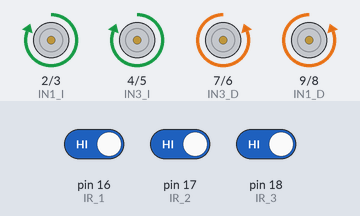
The sketch below on a simulated Arduino Uno, built with avr-gcc and run on an emulated ATmega328P. Parts: motor-driver pin pairs drawn as motors (green arrow = first pin HIGH = forward, orange = second pin HIGH = backward, longer = more drive). The inputs (shaded band) are chosen by the test bench; at power-on: pin 16 (IR_1) HIGH, pin 17 (IR_2) HIGH, pin 18 (IR_3) HIGH.

Above: at 4.95 s.
At 5.55 s:
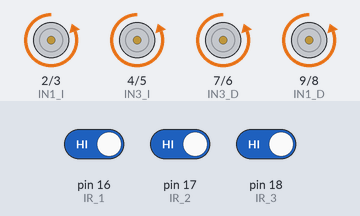
At 6.25 s:
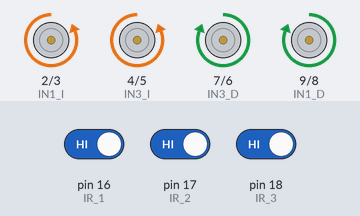
At 7.65 s:
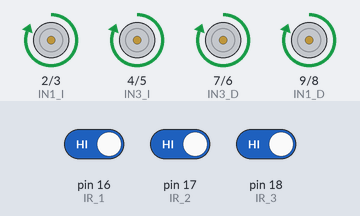
Timing chart, 0 to 8.0 s (numbered marks = the images above):
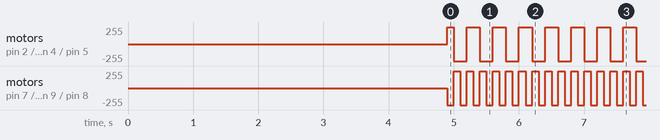

The sketch:

_4IR_2L298.ino
```cpp
//---Configuracion Pines Motor DERECHO
int IN1_D=9;
int IN2_D=8;
int IN3_D=7;
int IN4_D=6;
//---Configuracion Pines Motor IZQUIERDO
int IN1_I=2;
int IN2_I=3;
int IN3_I=4;
int IN4_I=5;
//---Configuracion Pines IR
int IR_1=16;
int IR_2=17;
int IR_3=18;
int IR_4=19;
//---Entradas del otro arduino
int ult1=10;
int ult2=11;
int ult3=12;
int ult4=14;


void setup(){
  pinMode(IN1_I, OUTPUT);
  pinMode(IN2_I, OUTPUT);
  pinMode(IN3_I, OUTPUT);
  pinMode(IN4_I, OUTPUT);

  pinMode(IN1_D, OUTPUT);
  pinMode(IN2_D, OUTPUT);
  pinMode(IN3_D, OUTPUT);
  pinMode(IN4_D, OUTPUT);

  digitalWrite(IN1_I, 0);
  digitalWrite(IN2_I, 0);
  digitalWrite(IN3_I, 0);
  digitalWrite(IN4_I, 0);

  digitalWrite(IN1_D, 0);
  digitalWrite(IN2_D, 0);
  digitalWrite(IN3_D, 0);
  digitalWrite(IN4_D, 0);

  pinMode(IR_1, INPUT);
  pinMode(IR_2, INPUT);
  pinMode(IR_3, INPUT);
  pinMode(IR_4, INPUT);

  pinMode(ult1, INPUT);
  pinMode(ult2, INPUT);
  pinMode(ult3, INPUT);
  pinMode(ult4, INPUT);
  delay(4900);}


void loop()
{
if(((digitalRead(IR_1)) == LOW) && ((digitalRead(IR_2)) == LOW) && ((digitalRead(IR_3)) == LOW) && ((digitalRead(IR_4)) == LOW)){
    //adelante();
  if((digitalRead(ult1))==HIGH){
      adelante();
      delay(100);}
  if((digitalRead(ult1))==LOW){
    parar();}

  if((digitalRead(ult2))==HIGH){
      atras();
      delay(100);}
  if((digitalRead(ult2))==LOW){
    parar();}

  if((digitalRead(ult3))==HIGH){
      derecha();
      delay(500);}
  if((digitalRead(ult3))==LOW){
    parar();}

  if((digitalRead(ult4))==HIGH){
      izquierda();
      delay(500);}
  if((digitalRead(ult4))==LOW){
    parar();}
  }

  if(((digitalRead(IR_1)) == HIGH) || ((digitalRead(IR_4)) == HIGH)){
    atras();
    delay(100);}

  if(((digitalRead(IR_2)) == HIGH) || ((digitalRead(IR_3)) == HIGH)){
    adelante();
    delay(100);}

  if(((digitalRead(IR_1)) == HIGH) || ((digitalRead(IR_2)) == HIGH)){
    derecha();
    delay(100);}

  if(((digitalRead(IR_3)) == HIGH) || ((digitalRead(IR_4)) == HIGH)){
    izquierda();
    delay(100);}
}

void adelante(){
  digitalWrite(IN1_I, 0);
  digitalWrite(IN2_I, 1);
  digitalWrite(IN3_I, 0);
  digitalWrite(IN4_I, 1);

  digitalWrite(IN1_D, 1);
  digitalWrite(IN2_D, 0);
  digitalWrite(IN3_D, 1);
  digitalWrite(IN4_D, 0);
}

void atras(){
  digitalWrite(IN1_I, 1);
  digitalWrite(IN2_I, 0);
  digitalWrite(IN3_I, 1);
  digitalWrite(IN4_I, 0);

  digitalWrite(IN1_D, 0);
  digitalWrite(IN2_D, 1);
  digitalWrite(IN3_D, 0);
  digitalWrite(IN4_D, 1);
}

void derecha(){
  digitalWrite(IN1_I, 0);
  digitalWrite(IN2_I, 1);
  digitalWrite(IN3_I, 0);
  digitalWrite(IN4_I, 1);

  digitalWrite(IN1_D, 0);
  digitalWrite(IN2_D, 1);
  digitalWrite(IN3_D, 0);
  digitalWrite(IN4_D, 1);
}

void izquierda(){
  digitalWrite(IN1_I, 1);
  digitalWrite(IN2_I, 0);
  digitalWrite(IN3_I, 1);
  digitalWrite(IN4_I, 0);

  digitalWrite(IN1_D, 1);
  digitalWrite(IN2_D, 0);
  digitalWrite(IN3_D, 1);
  digitalWrite(IN4_D, 0);
}

void parar(){
  digitalWrite(IN1_I, 0);
  digitalWrite(IN2_I, 0);
  digitalWrite(IN3_I, 0);
  digitalWrite(IN4_I, 0);

  digitalWrite(IN1_D, 0);
  digitalWrite(IN2_D, 0);
  digitalWrite(IN3_D, 0);
  digitalWrite(IN4_D, 0);
}
```

Measured:
- by itself, motor on pin 2 (IN1_I) / pin 3 (IN2_I), motor on pin 4 (IN3_I) / pin 5 (IN4_I): repeats every 0.40 s: backward 255/255 0.20 s, forward 255/255 0.20 s
- by itself, motor on pin 7 (IN3_D) / pin 6 (IN4_D), motor on pin 9 (IN1_D) / pin 8 (IN2_D): alternates forward 255/255 for 0.10 s and backward 255/255 for 0.10 s
